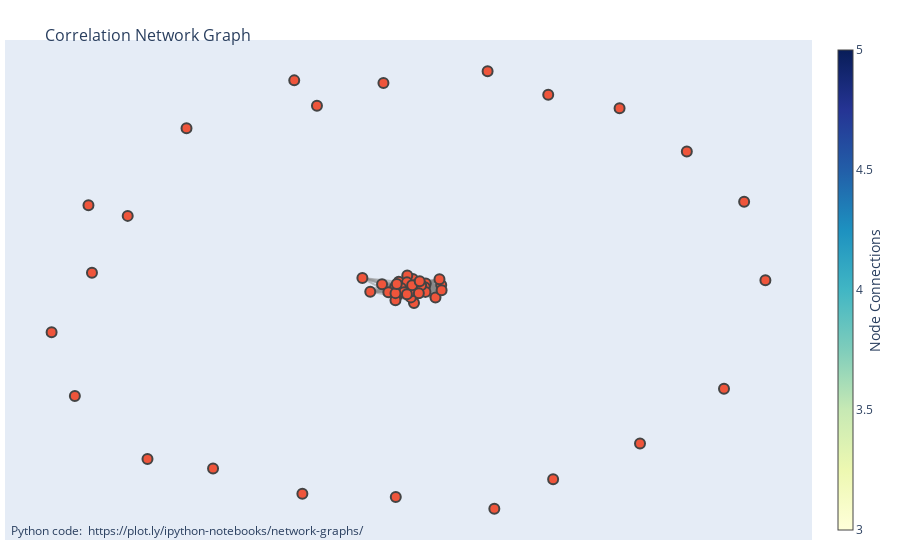

Notebook code cell kept with this figure:
### Code cell
cor = corr.map(lambda x: x if x > 0.45 else 0)
# Create a graph from the correlation matrix
G = nx.Graph()

# Add nodes
G.add_nodes_from(cor.index)

# Add edges with weights
for i in range(cor.shape[0]):
    for j in range(i + 1, cor.shape[1]):
        if cor.iloc[i, j] > 0:  # Only add edges for non-zero correlations
            G.add_edge(cor.index[i], cor.index[j], weight=cor.iloc[i, j])

# Prepare positions for plotly layout
pos = nx.spring_layout(G)  # You can use different layout algorithms depending on preference

# Create edge traces
edge_trace = []
for edge in G.edges():
    x0, y0 = pos[edge[0]]
    x1, y1 = pos[edge[1]]
    weight = G[edge[0]][edge[1]]['weight']
    edge_trace.append(go.Scatter(
        x=[x0, x1],
        y=[y0, y1],
        line=dict(width=2, color='#888'),
        hoverinfo='none',
        mode='lines',
        opacity=min(0.5, 0.5 + weight / 2)
    ))

# Create node traces
node_trace = go.Scatter(
    x=[],
    y=[],
    text=[],
    mode='markers',
    hoverinfo='text',
    marker=dict(
        showscale=True,
        colorscale='YlGnBu',
        size=10,
        colorbar=dict(
            thickness=15,
            title='Node Connections',
            xanchor='left',
            titleside='right'
        ),
        line=dict(width=2)
    )
)

# Populate node and edge traces
for node in G.nodes():
    x, y = pos[node]
    node_trace['x'] += (x,)
    node_trace['y'] += (y,)
    node_trace['text'] += (node,)

# Create figure
fig = go.Figure(
    data=edge_trace + [node_trace],
    layout=go.Layout(
        title='<br>Correlation Network Graph',
        titlefont_size=16,
        showlegend=False,
        hovermode='closest',
        margin=dict(b=20, l=5, r=5, t=40),
        annotations=[dict(
            text="Python code: <a href='https://plot.ly/ipython-notebooks/network-graphs/'> https://plot.ly/ipython-notebooks/network-graphs/</a>",
            showarrow=False,
            xref="paper", yref="paper",
            x=0.005, y=-0.002)],
        xaxis=dict(showgrid=False, zeroline=False, showticklabels=False),
        yaxis=dict(showgrid=False, zeroline=False, showticklabels=False)
    )
)

# Show plot
fig.show()
